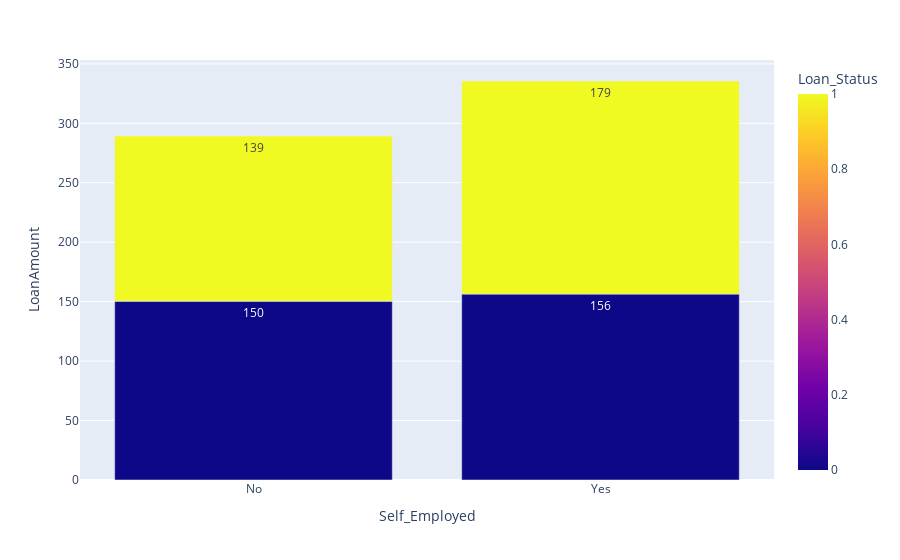

Source (notebook cell):
### Code cell
px.bar(per_self_employment, x="Self_Employed", y="LoanAmount", color="Loan_Status", text_auto='.3s')

### Figure 1 — Plotly figure (JSON) as saved in the notebook; plotly's stock layout.template omitted (floating-point values rounded to 4 significant figures)
{"data": [{"alignmentgroup": "True", "hovertemplate": "Self_Employed=%{x}<br>LoanAmount=%{y}<br>Loan_Status=%{marker.color}<extra></extra>", "legendgroup": "", "marker": {"color": [0, 1, 0, 1], "coloraxis": "coloraxis", "pattern": {"shape": ""}}, "name": "", "offsetgroup": "", "orientation": "v", "showlegend": false, "textposition": "auto", "texttemplate": "%{y:.3s}", "type": "bar", "x": ["No", "No", "Yes", "Yes"], "xaxis": "x", "y": [150.4, 138.9, 156.4, 179.2], "yaxis": "y"}], "layout": {"barmode": "relative", "coloraxis": {"colorbar": {"title": {"text": "Loan_Status"}}, "colorscale": [[0, "#0d0887"], [0.1111, "#46039f"], [0.2222, "#7201a8"], [0.3333, "#9c179e"], [0.4444, "#bd3786"], [0.5556, "#d8576b"], [0.6667, "#ed7953"], [0.7778, "#fb9f3a"], [0.8889, "#fdca26"], [1, "#f0f921"]]}, "legend": {"tracegroupgap": 0}, "margin": {"t": 60}, "xaxis": {"anchor": "y", "domain": [0, 1], "title": {"text": "Self_Employed"}}, "yaxis": {"anchor": "x", "domain": [0, 1], "title": {"text": "LoanAmount"}}}}
